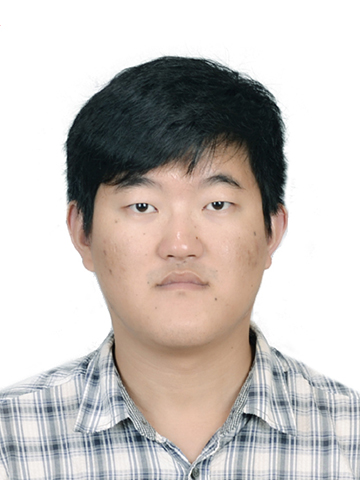
#> input picture 201710/1026/zuodw.jpg, 360 x 480 px
$ python 1026.py
#> lines starting #> are read from the running program, lines starting #| are printed output that depends on the picture
#/usr/bin/python
#coding: utf-8
'a test module'
__author__ = 'zuodw'

from PIL import Image

import sys

def test():
	args = sys.argv
	if len(args) == 1:
		print("Hello World %s" % (args[0]))
	elif len(args) == 2:
		print("Hello %s" % (args[1]))
	else:
		print("too many arguments".title())

if __name__ == '__main__':
	test()

# im = Image.open('F:/code/git/python/1026/zuodw.jpg')
im = Image.open('zuodw.jpg')
#> im is the input picture: PIL image 360x480 RGB; mean R, G, B 198.7, 192.7, 189
print(im.format, im.size, im.mode)
#| JPEG (360, 480) RGB
im.thumbnail((200,100))
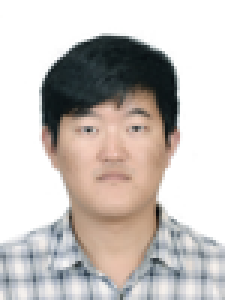
#> im: PIL image 75x100 RGB (shown 3 times larger); mean R, G, B 198.7, 192.7, 189
im.save('thumbnail.jpg', 'JPEG')


print('面向对象编程, 类（class）和实例（instance）')

class Student(object):
	def __init__(self, name, score):
		self.__name = name
		self.score = score
	def print_name(self):
		print(self.__name)
fanhx = Student('fanhx', 100)
fanhx.__name = 'fhx'
print("a", fanhx.__name)
print("b", fanhx._Student__name)
zuodw = Student('zuodw', 99)
zuodw.__age = 29
zuodw.__age = 30
fanhx.print_name()
# print(fanhx.age)
print(zuodw.__age)
